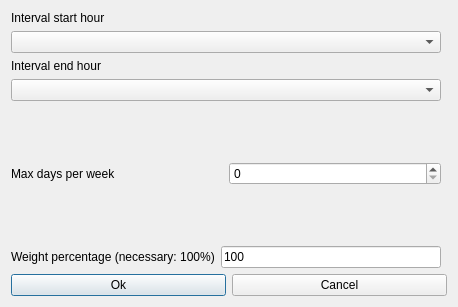
<?xml version="1.0" encoding="UTF-8"?>
<ui version="4.0">
 <class>ModifyConstraintTeachersMorningIntervalMaxDaysPerWeekForm_template</class>
 <widget class="QDialog" name="ModifyConstraintTeachersMorningIntervalMaxDaysPerWeekForm_template">
  <property name="geometry">
   <rect>
    <x>0</x>
    <y>0</y>
    <width>458</width>
    <height>307</height>
   </rect>
  </property>
  <property name="windowTitle">
   <string extracomment="This is the title of the dialog to modify a constraint of this type">Modify teachers morning interval max days per week</string>
  </property>
  <layout class="QGridLayout">
   <item row="6" column="0" colspan="2">
    <layout class="QHBoxLayout">
     <item>
      <widget class="QPushButton" name="okPushButton">
       <property name="text">
        <string>Ok</string>
       </property>
      </widget>
     </item>
     <item>
      <widget class="QPushButton" name="cancelPushButton">
       <property name="text">
        <string>Cancel</string>
       </property>
      </widget>
     </item>
    </layout>
   </item>
   <item row="5" column="0">
    <layout class="QHBoxLayout">
     <item>
      <widget class="QLabel" name="weightTextLabel">
       <property name="frameShape">
        <enum>QFrame::NoFrame</enum>
       </property>
       <property name="frameShadow">
        <enum>QFrame::Plain</enum>
       </property>
       <property name="text">
        <string>Weight percentage (necessary: 100%)</string>
       </property>
       <property name="wordWrap">
        <bool>false</bool>
       </property>
      </widget>
     </item>
     <item>
      <widget class="QLineEdit" name="weightLineEdit">
       <property name="text">
        <string notr="true">100</string>
       </property>
      </widget>
     </item>
    </layout>
   </item>
   <item row="0" column="0">
    <layout class="QVBoxLayout">
     <item>
      <widget class="QLabel" name="startTextLabel">
       <property name="frameShape">
        <enum>QFrame::NoFrame</enum>
       </property>
       <property name="frameShadow">
        <enum>QFrame::Plain</enum>
       </property>
       <property name="text">
        <string>Interval start hour</string>
       </property>
       <property name="wordWrap">
        <bool>false</bool>
       </property>
      </widget>
     </item>
     <item>
      <widget class="QComboBox" name="startHourComboBox">
       <property name="editable">
        <bool>false</bool>
       </property>
       <property name="insertPolicy">
        <enum>QComboBox::NoInsert</enum>
       </property>
       <property name="duplicatesEnabled">
        <bool>false</bool>
       </property>
      </widget>
     </item>
    </layout>
   </item>
   <item row="1" column="0">
    <layout class="QVBoxLayout">
     <item>
      <widget class="QLabel" name="endTextLabel">
       <property name="frameShape">
        <enum>QFrame::NoFrame</enum>
       </property>
       <property name="frameShadow">
        <enum>QFrame::Plain</enum>
       </property>
       <property name="text">
        <string>Interval end hour</string>
       </property>
       <property name="wordWrap">
        <bool>false</bool>
       </property>
      </widget>
     </item>
     <item>
      <widget class="QComboBox" name="endHourComboBox">
       <property name="editable">
        <bool>false</bool>
       </property>
       <property name="insertPolicy">
        <enum>QComboBox::NoInsert</enum>
       </property>
       <property name="duplicatesEnabled">
        <bool>false</bool>
       </property>
      </widget>
     </item>
    </layout>
   </item>
   <item row="2" column="0">
    <spacer name="spacer8">
     <property name="orientation">
      <enum>Qt::Vertical</enum>
     </property>
     <property name="sizeType">
      <enum>QSizePolicy::Expanding</enum>
     </property>
     <property name="sizeHint" stdset="0">
      <size>
       <width>20</width>
       <height>31</height>
      </size>
     </property>
    </spacer>
   </item>
   <item row="4" column="0">
    <spacer name="spacer7">
     <property name="orientation">
      <enum>Qt::Vertical</enum>
     </property>
     <property name="sizeType">
      <enum>QSizePolicy::Expanding</enum>
     </property>
     <property name="sizeHint" stdset="0">
      <size>
       <width>20</width>
       <height>31</height>
      </size>
     </property>
    </spacer>
   </item>
   <item row="3" column="0">
    <layout class="QHBoxLayout">
     <item>
      <widget class="QLabel" name="maxDaysTextLabel">
       <property name="frameShape">
        <enum>QFrame::NoFrame</enum>
       </property>
       <property name="frameShadow">
        <enum>QFrame::Plain</enum>
       </property>
       <property name="text">
        <string>Max days per week</string>
       </property>
       <property name="wordWrap">
        <bool>false</bool>
       </property>
      </widget>
     </item>
     <item>
      <widget class="QSpinBox" name="maxDaysSpinBox"/>
     </item>
    </layout>
   </item>
  </layout>
 </widget>
 <layoutdefault spacing="6" margin="11"/>
 <resources/>
 <connections/>
</ui>
